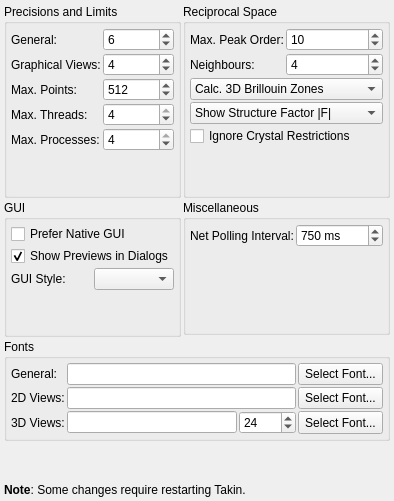
     <widget class="QWidget" name="tabGeneral">
      <attribute name="title">
       <string>General</string>
      </attribute>
      <layout class="QGridLayout" name="gridLayout_4">
       <property name="leftMargin">
        <number>4</number>
       </property>
       <property name="topMargin">
        <number>4</number>
       </property>
       <property name="rightMargin">
        <number>4</number>
       </property>
       <property name="bottomMargin">
        <number>4</number>
       </property>
       <property name="spacing">
        <number>2</number>
       </property>
       <item row="4" column="0" colspan="2">
        <widget class="QGroupBox" name="groupBox_8">
         <property name="title">
          <string>Fonts</string>
         </property>
         <layout class="QGridLayout" name="gridLayout_8">
          <property name="leftMargin">
           <number>4</number>
          </property>
          <property name="topMargin">
           <number>4</number>
          </property>
          <property name="rightMargin">
           <number>4</number>
          </property>
          <property name="bottomMargin">
           <number>4</number>
          </property>
          <property name="spacing">
           <number>2</number>
          </property>
          <item row="0" column="0">
           <widget class="QLabel" name="label_23">
            <property name="sizePolicy">
             <sizepolicy hsizetype="Fixed" vsizetype="Preferred">
              <horstretch>0</horstretch>
              <verstretch>0</verstretch>
             </sizepolicy>
            </property>
            <property name="text">
             <string>General:</string>
            </property>
            <property name="buddy">
             <cstring>editGenFont</cstring>
            </property>
           </widget>
          </item>
          <item row="0" column="1" colspan="2">
           <widget class="QLineEdit" name="editGenFont">
            <property name="sizePolicy">
             <sizepolicy hsizetype="Expanding" vsizetype="Fixed">
              <horstretch>1</horstretch>
              <verstretch>0</verstretch>
             </sizepolicy>
            </property>
            <property name="toolTip">
             <string>Font.</string>
            </property>
            <property name="text">
             <string/>
            </property>
            <property name="readOnly">
             <bool>true</bool>
            </property>
           </widget>
          </item>
          <item row="0" column="3">
           <widget class="QToolButton" name="btnGenFont">
            <property name="sizePolicy">
             <sizepolicy hsizetype="Fixed" vsizetype="Preferred">
              <horstretch>0</horstretch>
              <verstretch>0</verstretch>
             </sizepolicy>
            </property>
            <property name="text">
             <string>Select Font...</string>
            </property>
           </widget>
          </item>
          <item row="1" column="0">
           <widget class="QLabel" name="label_22">
            <property name="sizePolicy">
             <sizepolicy hsizetype="Fixed" vsizetype="Preferred">
              <horstretch>0</horstretch>
              <verstretch>0</verstretch>
             </sizepolicy>
            </property>
            <property name="text">
             <string>2D Views:</string>
            </property>
            <property name="buddy">
             <cstring>editGfxFont</cstring>
            </property>
           </widget>
          </item>
          <item row="1" column="1" colspan="2">
           <widget class="QLineEdit" name="editGfxFont">
            <property name="sizePolicy">
             <sizepolicy hsizetype="Expanding" vsizetype="Fixed">
              <horstretch>1</horstretch>
              <verstretch>0</verstretch>
             </sizepolicy>
            </property>
            <property name="toolTip">
             <string>Font.</string>
            </property>
            <property name="text">
             <string/>
            </property>
            <property name="readOnly">
             <bool>true</bool>
            </property>
           </widget>
          </item>
          <item row="1" column="3">
           <widget class="QToolButton" name="btnGfxFont">
            <property name="sizePolicy">
             <sizepolicy hsizetype="Fixed" vsizetype="Preferred">
              <horstretch>0</horstretch>
              <verstretch>0</verstretch>
             </sizepolicy>
            </property>
            <property name="text">
             <string>Select Font...</string>
            </property>
           </widget>
          </item>
          <item row="2" column="0">
           <widget class="QLabel" name="label_18">
            <property name="sizePolicy">
             <sizepolicy hsizetype="Fixed" vsizetype="Preferred">
              <horstretch>0</horstretch>
              <verstretch>0</verstretch>
             </sizepolicy>
            </property>
            <property name="text">
             <string>3D Views:</string>
            </property>
            <property name="buddy">
             <cstring>editGLFont</cstring>
            </property>
           </widget>
          </item>
          <item row="2" column="1">
           <widget class="QLineEdit" name="editGLFont">
            <property name="sizePolicy">
             <sizepolicy hsizetype="Expanding" vsizetype="Fixed">
              <horstretch>3</horstretch>
              <verstretch>0</verstretch>
             </sizepolicy>
            </property>
            <property name="toolTip">
             <string>Font file.</string>
            </property>
            <property name="text">
             <string/>
            </property>
            <property name="readOnly">
             <bool>false</bool>
            </property>
           </widget>
          </item>
          <item row="2" column="2">
           <widget class="QSpinBox" name="spinGLFont">
            <property name="sizePolicy">
             <sizepolicy hsizetype="Minimum" vsizetype="Fixed">
              <horstretch>1</horstretch>
              <verstretch>0</verstretch>
             </sizepolicy>
            </property>
            <property name="toolTip">
             <string>Font size.</string>
            </property>
            <property name="prefix">
             <string/>
            </property>
            <property name="minimum">
             <number>1</number>
            </property>
            <property name="value">
             <number>24</number>
            </property>
           </widget>
          </item>
          <item row="2" column="3">
           <widget class="QToolButton" name="btnGLFont">
            <property name="sizePolicy">
             <sizepolicy hsizetype="Fixed" vsizetype="Preferred">
              <horstretch>0</horstretch>
              <verstretch>0</verstretch>
             </sizepolicy>
            </property>
            <property name="text">
             <string>Select Font...</string>
            </property>
           </widget>
          </item>
         </layout>
        </widget>
       </item>
       <item row="2" column="1">
        <widget class="QGroupBox" name="groupBox_7">
         <property name="title">
          <string>Miscellaneous</string>
         </property>
         <layout class="QGridLayout" name="gridLayout_6">
          <property name="leftMargin">
           <number>4</number>
          </property>
          <property name="topMargin">
           <number>4</number>
          </property>
          <property name="rightMargin">
           <number>4</number>
          </property>
          <property name="bottomMargin">
           <number>4</number>
          </property>
          <property name="spacing">
           <number>2</number>
          </property>
          <item row="0" column="0">
           <widget class="QLabel" name="label_21">
            <property name="sizePolicy">
             <sizepolicy hsizetype="Fixed" vsizetype="Preferred">
              <horstretch>0</horstretch>
              <verstretch>0</verstretch>
             </sizepolicy>
            </property>
            <property name="text">
             <string>Net Polling Interval:</string>
            </property>
            <property name="buddy">
             <cstring>spinNetPoll</cstring>
            </property>
           </widget>
          </item>
          <item row="1" column="0" colspan="2">
           <spacer name="verticalSpacer_4">
            <property name="orientation">
             <enum>Qt::Vertical</enum>
            </property>
            <property name="sizeHint" stdset="0">
             <size>
              <width>20</width>
              <height>40</height>
             </size>
            </property>
           </spacer>
          </item>
          <item row="0" column="1">
           <widget class="QSpinBox" name="spinNetPoll">
            <property name="sizePolicy">
             <sizepolicy hsizetype="Preferred" vsizetype="Fixed">
              <horstretch>0</horstretch>
              <verstretch>0</verstretch>
             </sizepolicy>
            </property>
            <property name="suffix">
             <string> ms</string>
            </property>
            <property name="maximum">
             <number>100000</number>
            </property>
            <property name="singleStep">
             <number>50</number>
            </property>
            <property name="value">
             <number>750</number>
            </property>
           </widget>
          </item>
         </layout>
        </widget>
       </item>
       <item row="0" column="1">
        <widget class="QGroupBox" name="groupBox_4">
         <property name="title">
          <string>Reciprocal Space</string>
         </property>
         <layout class="QGridLayout" name="gridLayout_7">
          <property name="leftMargin">
           <number>4</number>
          </property>
          <property name="topMargin">
           <number>4</number>
          </property>
          <property name="rightMargin">
           <number>4</number>
          </property>
          <property name="bottomMargin">
           <number>4</number>
          </property>
          <property name="spacing">
           <number>2</number>
          </property>
          <item row="0" column="0">
           <widget class="QLabel" name="label_16">
            <property name="sizePolicy">
             <sizepolicy hsizetype="Fixed" vsizetype="Preferred">
              <horstretch>0</horstretch>
              <verstretch>0</verstretch>
             </sizepolicy>
            </property>
            <property name="text">
             <string>Max. Peak Order:</string>
            </property>
            <property name="buddy">
             <cstring>spinBragg</cstring>
            </property>
           </widget>
          </item>
          <item row="4" column="0" colspan="2">
           <widget class="QCheckBox" name="checkIgnoreXtalRestrictions">
            <property name="toolTip">
             <string>Always allow setting of lattice constants and angles, disregarding the space group. WARNING: Only used for testing!</string>
            </property>
            <property name="text">
             <string>Ignore Crystal Restrictions</string>
            </property>
           </widget>
          </item>
          <item row="3" column="0" colspan="2">
           <widget class="QComboBox" name="comboSFact">
            <property name="sizePolicy">
             <sizepolicy hsizetype="Minimum" vsizetype="Fixed">
              <horstretch>0</horstretch>
              <verstretch>0</verstretch>
             </sizepolicy>
            </property>
            <property name="toolTip">
             <string>Show structure factor or its absolute square.</string>
            </property>
            <property name="currentIndex">
             <number>0</number>
            </property>
            <item>
             <property name="text">
              <string>Show Structure Factor |F|</string>
             </property>
            </item>
            <item>
             <property name="text">
              <string>Show Intensity S=|F|²</string>
             </property>
            </item>
           </widget>
          </item>
          <item row="2" column="0" colspan="2">
           <widget class="QComboBox" name="comboBZ">
            <item>
             <property name="text">
              <string>Calc. 3D Brillouin Zones</string>
             </property>
            </item>
            <item>
             <property name="text">
              <string>Approx. 2D Brillouin Zones</string>
             </property>
            </item>
           </widget>
          </item>
          <item row="1" column="0">
           <widget class="QLabel" name="label_45">
            <property name="sizePolicy">
             <sizepolicy hsizetype="Fixed" vsizetype="Preferred">
              <horstretch>0</horstretch>
              <verstretch>0</verstretch>
             </sizepolicy>
            </property>
            <property name="text">
             <string>Neighbours:</string>
            </property>
            <property name="buddy">
             <cstring>spinMaxNN</cstring>
            </property>
           </widget>
          </item>
          <item row="1" column="1">
           <widget class="QSpinBox" name="spinMaxNN">
            <property name="toolTip">
             <string>Maximum amount of next neighbours to include in Brillouin zone calculations.</string>
            </property>
            <property name="minimum">
             <number>1</number>
            </property>
            <property name="value">
             <number>4</number>
            </property>
           </widget>
          </item>
          <item row="0" column="1">
           <widget class="QSpinBox" name="spinBragg">
            <property name="toolTip">
             <string>Maximum order of Bragg peaks to calculate.</string>
            </property>
            <property name="minimum">
             <number>1</number>
            </property>
            <property name="value">
             <number>10</number>
            </property>
           </widget>
          </item>
          <item row="5" column="0" colspan="2">
           <spacer name="verticalSpacer_6">
            <property name="orientation">
             <enum>Qt::Vertical</enum>
            </property>
            <property name="sizeHint" stdset="0">
             <size>
              <width>20</width>
              <height>40</height>
             </size>
            </property>
           </spacer>
          </item>
         </layout>
        </widget>
       </item>
       <item row="6" column="0" colspan="2">
        <spacer name="verticalSpacer">
         <property name="orientation">
          <enum>Qt::Vertical</enum>
         </property>
         <property name="sizeHint" stdset="0">
          <size>
           <width>20</width>
           <height>40</height>
          </size>
         </property>
        </spacer>
       </item>
       <item row="0" column="0">
        <widget class="QGroupBox" name="groupBox_6">
         <property name="title">
          <string>Precisions and Limits</string>
         </property>
         <layout class="QGridLayout" name="gridLayout_5">
          <property name="leftMargin">
           <number>4</number>
          </property>
          <property name="topMargin">
           <number>4</number>
          </property>
          <property name="rightMargin">
           <number>4</number>
          </property>
          <property name="bottomMargin">
           <number>4</number>
          </property>
          <property name="spacing">
           <number>2</number>
          </property>
          <item row="1" column="0">
           <widget class="QLabel" name="label_20">
            <property name="sizePolicy">
             <sizepolicy hsizetype="Fixed" vsizetype="Preferred">
              <horstretch>0</horstretch>
              <verstretch>0</verstretch>
             </sizepolicy>
            </property>
            <property name="text">
             <string>Graphical Views:</string>
            </property>
            <property name="buddy">
             <cstring>spinPrecGfx</cstring>
            </property>
           </widget>
          </item>
          <item row="0" column="1">
           <widget class="QSpinBox" name="spinPrecGen">
            <property name="toolTip">
             <string>General number precision.</string>
            </property>
            <property name="minimum">
             <number>1</number>
            </property>
            <property name="maximum">
             <number>16</number>
            </property>
            <property name="value">
             <number>6</number>
            </property>
           </widget>
          </item>
          <item row="2" column="0">
           <widget class="QLabel" name="label_17">
            <property name="sizePolicy">
             <sizepolicy hsizetype="Fixed" vsizetype="Preferred">
              <horstretch>0</horstretch>
              <verstretch>0</verstretch>
             </sizepolicy>
            </property>
            <property name="text">
             <string>Max. Points:</string>
            </property>
            <property name="buddy">
             <cstring>spinPtsGfx</cstring>
            </property>
           </widget>
          </item>
          <item row="2" column="1">
           <widget class="QSpinBox" name="spinPtsGfx">
            <property name="toolTip">
             <string>Number of points to draw in graphs.</string>
            </property>
            <property name="maximum">
             <number>99999</number>
            </property>
            <property name="value">
             <number>512</number>
            </property>
           </widget>
          </item>
          <item row="5" column="0" colspan="2">
           <spacer name="verticalSpacer_3">
            <property name="orientation">
             <enum>Qt::Vertical</enum>
            </property>
            <property name="sizeHint" stdset="0">
             <size>
              <width>20</width>
              <height>40</height>
             </size>
            </property>
           </spacer>
          </item>
          <item row="1" column="1">
           <widget class="QSpinBox" name="spinPrecGfx">
            <property name="toolTip">
             <string>Number precision in graphs.</string>
            </property>
            <property name="minimum">
             <number>1</number>
            </property>
            <property name="maximum">
             <number>16</number>
            </property>
            <property name="value">
             <number>4</number>
            </property>
           </widget>
          </item>
          <item row="0" column="0">
           <widget class="QLabel" name="label_19">
            <property name="sizePolicy">
             <sizepolicy hsizetype="Fixed" vsizetype="Preferred">
              <horstretch>0</horstretch>
              <verstretch>0</verstretch>
             </sizepolicy>
            </property>
            <property name="text">
             <string>General:</string>
            </property>
            <property name="buddy">
             <cstring>spinPrecGen</cstring>
            </property>
           </widget>
          </item>
          <item row="3" column="0">
           <widget class="QLabel" name="label_threads">
            <property name="sizePolicy">
             <sizepolicy hsizetype="Fixed" vsizetype="Preferred">
              <horstretch>0</horstretch>
              <verstretch>0</verstretch>
             </sizepolicy>
            </property>
            <property name="text">
             <string>Max. Threads:</string>
            </property>
            <property name="buddy">
             <cstring>spinThreads</cstring>
            </property>
           </widget>
          </item>
          <item row="4" column="0">
           <widget class="QLabel" name="label_procs">
            <property name="sizePolicy">
             <sizepolicy hsizetype="Fixed" vsizetype="Preferred">
              <horstretch>0</horstretch>
              <verstretch>0</verstretch>
             </sizepolicy>
            </property>
            <property name="text">
             <string>Max. Processes:</string>
            </property>
            <property name="buddy">
             <cstring>spinProcesses</cstring>
            </property>
           </widget>
          </item>
          <item row="3" column="1">
           <widget class="QSpinBox" name="spinThreads">
            <property name="toolTip">
             <string>Maximum number of concurrently executed threads.</string>
            </property>
            <property name="minimum">
             <number>1</number>
            </property>
            <property name="maximum">
             <number>4</number>
            </property>
            <property name="value">
             <number>4</number>
            </property>
           </widget>
          </item>
          <item row="4" column="1">
           <widget class="QSpinBox" name="spinProcesses">
            <property name="toolTip">
             <string>Maximum number of concurrently executed child processes.</string>
            </property>
            <property name="minimum">
             <number>1</number>
            </property>
            <property name="maximum">
             <number>4</number>
            </property>
            <property name="value">
             <number>4</number>
            </property>
           </widget>
          </item>
         </layout>
        </widget>
       </item>
       <item row="7" column="0" colspan="2">
        <widget class="QLabel" name="label_42">
         <property name="text">
          <string>&lt;b&gt;Note&lt;/b&gt;: Some changes require restarting Takin.</string>
         </property>
        </widget>
       </item>
       <item row="2" column="0" rowspan="2">
        <widget class="QGroupBox" name="groupBox_5">
         <property name="title">
          <string>GUI</string>
         </property>
         <layout class="QGridLayout" name="gridLayout_3">
          <property name="leftMargin">
           <number>4</number>
          </property>
          <property name="topMargin">
           <number>4</number>
          </property>
          <property name="rightMargin">
           <number>4</number>
          </property>
          <property name="bottomMargin">
           <number>4</number>
          </property>
          <property name="spacing">
           <number>2</number>
          </property>
          <item row="1" column="0" colspan="2">
           <widget class="QCheckBox" name="checkPreview">
            <property name="text">
             <string>Show Previews in Dialogs</string>
            </property>
            <property name="checked">
             <bool>true</bool>
            </property>
           </widget>
          </item>
          <item row="5" column="0" colspan="2">
           <spacer name="verticalSpacer_5">
            <property name="orientation">
             <enum>Qt::Vertical</enum>
            </property>
            <property name="sizeHint" stdset="0">
             <size>
              <width>20</width>
              <height>40</height>
             </size>
            </property>
           </spacer>
          </item>
          <item row="0" column="0" colspan="2">
           <widget class="QCheckBox" name="checkNativeDlg">
            <property name="text">
             <string>Prefer Native GUI</string>
            </property>
           </widget>
          </item>
          <item row="3" column="1">
           <widget class="QComboBox" name="comboGUI"/>
          </item>
          <item row="3" column="0">
           <widget class="QLabel" name="label_47">
            <property name="text">
             <string>GUI Style:</string>
            </property>
           </widget>
          </item>
         </layout>
        </widget>
       </item>
      </layout>
     </widget>
